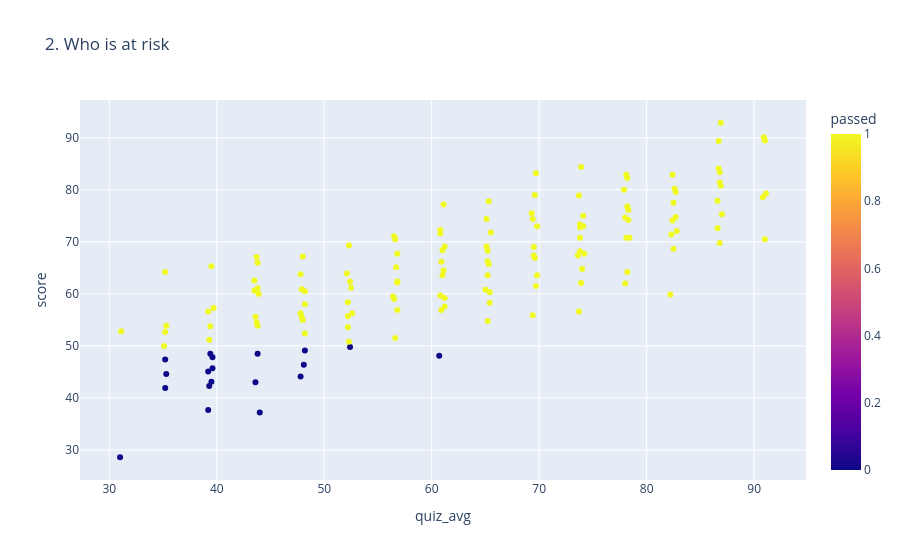

Notebook source saved alongside this figure:
### Markdown cell above
**(b) scatter quiz_avg vs score**

Chart 2 — Who is at risk

### Code cell
fig2 = px.scatter(
    df,
    x="quiz_avg",
    y="score",
    color="passed",
    hover_name="name",
    title="2. Who is at risk"
)

fig2.show()

### Figure 1 — Plotly figure (JSON) as saved in the notebook; plotly's stock layout.template omitted (floating-point values rounded to 4 significant figures; data arrays with more than 128 entries replaced by an {"elided": "..."} marker saying what was removed)
{"data": [{"hovertemplate": "<b>%{hovertext}</b><br><br>quiz_avg=%{x}<br>score=%{y}<br>passed=%{marker.color}<extra></extra>", "hovertext": {"elided": "150 str values"}, "legendgroup": "", "marker": {"color": {"elided": "150 int values"}, "coloraxis": "coloraxis", "symbol": "circle"}, "mode": "markers", "name": "", "orientation": "v", "showlegend": false, "type": "scatter", "x": {"elided": "150 float values"}, "xaxis": "x", "y": {"elided": "150 float values"}, "yaxis": "y"}], "layout": {"coloraxis": {"colorbar": {"title": {"text": "passed"}}, "colorscale": [[0, "#0d0887"], [0.1111, "#46039f"], [0.2222, "#7201a8"], [0.3333, "#9c179e"], [0.4444, "#bd3786"], [0.5556, "#d8576b"], [0.6667, "#ed7953"], [0.7778, "#fb9f3a"], [0.8889, "#fdca26"], [1, "#f0f921"]]}, "legend": {"tracegroupgap": 0}, "title": {"text": "2. Who is at risk"}, "xaxis": {"anchor": "y", "domain": [0, 1], "title": {"text": "quiz_avg"}}, "yaxis": {"anchor": "x", "domain": [0, 1], "title": {"text": "score"}}}}
